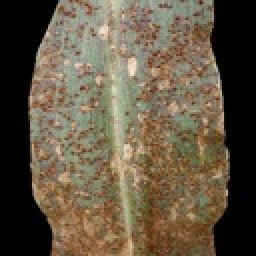
#> input picture MLProject/dataset_preprocessing/images/Corn_(maize)___Common_rust_/image_0001.jpg, 128 x 128 px (shown 2 times larger); its folder holds only this picture in this run
$ python modelling.py
#> lines starting #> are read from the running program, lines starting #| are printed output that depends on the picture
import os
import argparse
import shutil

import mlflow
import mlflow.sklearn

from PIL import Image
from mlflow.tracking import MlflowClient
from sklearn.model_selection import train_test_split, GridSearchCV
from sklearn.pipeline import Pipeline
from sklearn.preprocessing import StandardScaler, LabelEncoder
from sklearn.svm import SVC
from sklearn.metrics import accuracy_score, f1_score, classification_report


def load_dataset(dataset_path, image_size=(32, 32)):
#> called with dataset_path = 'dataset_preprocessing/images', image_size = (32, 32)
    features = []
    labels = []

    if not os.path.isdir(dataset_path):
        raise FileNotFoundError(
            f"Folder dataset tidak ditemukan: {dataset_path}"
        )

    for class_name in sorted(os.listdir(dataset_path)):
        class_dir = os.path.join(dataset_path, class_name)

        if not os.path.isdir(class_dir):
            continue

        for filename in sorted(os.listdir(class_dir)):
            image_path = os.path.join(class_dir, filename)

            try:
                with Image.open(image_path) as image:
#> image is the input picture: PIL image 128x128 RGB; mean R, G, B 99.3, 86.8, 68.3
                    image = image.convert("RGB").resize(image_size)
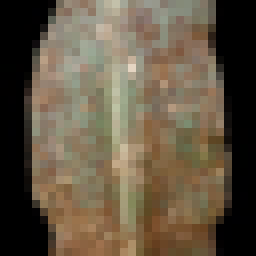
#> image: PIL image 32x32 RGB (shown 8 times larger); mean R, G, B 99.5, 86.9, 68.3
                    pixels = list(image.getdata())
#> pixels = 1024 items, first 6: (0, 0, 0), (0, 0, 0), (0, 0, 0), (0, 0, 0), (0, 0, 0), (0, 0, 0)

                    features.append([
                        channel / 255.0
                        for pixel in pixels
                        for channel in pixel
                    ])
                    labels.append(class_name)

            except Exception as error:
                print(f"Melewati {image_path}: {error}")
#> pass 2 of the loop in load_dataset, `for class_name in sorted(os.listdir(dataset_path)):`:
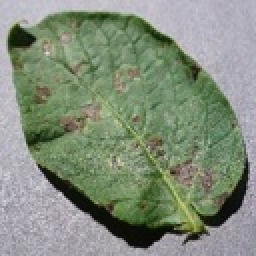
#> input picture MLProject/dataset_preprocessing/images/Potato___Early_blight/image_0000.jpg, 128 x 128 px (shown 2 times larger)
#> in load_dataset, image is the input picture: PIL image 128x128 RGB; mean R, G, B 130.5, 141.5, 123.4
#> in load_dataset, `image = image.convert("RGB").resize(image_size)`:
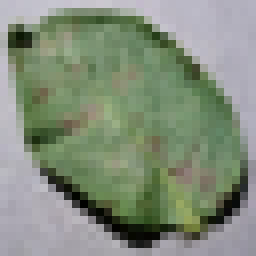
#> image: PIL image 32x32 RGB (shown 8 times larger); mean R, G, B 130.5, 141.5, 123.4
#> pixels = 1024 items, first 6: (191, 190, 200), (191, 188, 201), (195, 192, 203), (193, 193, 203), (195, 193, 204), (195, 194, 204)

    if not features:
        raise ValueError(
            f"Tidak ada gambar yang berhasil dibaca: {dataset_path}"
        )

    return features, labels


def train_and_evaluate(dataset_path):
    X, labels = load_dataset(dataset_path)
#> X = 2 items; labels = ['Corn_(maize)___Common_rust_', 'Potato___Early_blight']

    encoder = LabelEncoder()
    y = encoder.fit_transform(labels)
#> y = [0, 1]

    print(f"Jumlah gambar: {len(X)}")
#| Jumlah gambar: 2
    print(f"Jumlah kelas: {len(encoder.classes_)}")
    print(f"Kelas: {list(encoder.classes_)}")

#> (the run stopped early here; a loop or call above may not have finished)
